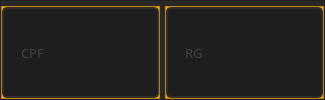
                 <widget class="QFrame" name="frame_17">
                  <property name="styleSheet">
                   <string notr="true">background-color: rgb(40, 40, 40);</string>
                  </property>
                  <property name="frameShape">
                   <enum>QFrame::StyledPanel</enum>
                  </property>
                  <property name="frameShadow">
                   <enum>QFrame::Raised</enum>
                  </property>
                  <layout class="QHBoxLayout" name="horizontalLayout_10">
                   <property name="spacing">
                    <number>5</number>
                   </property>
                   <property name="leftMargin">
                    <number>0</number>
                   </property>
                   <property name="topMargin">
                    <number>5</number>
                   </property>
                   <property name="rightMargin">
                    <number>0</number>
                   </property>
                   <property name="bottomMargin">
                    <number>0</number>
                   </property>
                   <item>
                    <widget class="QFrame" name="cpf">
                     <property name="styleSheet">
                      <string notr="true">background-color: rgb(255, 170, 0);</string>
                     </property>
                     <property name="frameShape">
                      <enum>QFrame::StyledPanel</enum>
                     </property>
                     <property name="frameShadow">
                      <enum>QFrame::Raised</enum>
                     </property>
                     <layout class="QVBoxLayout" name="verticalLayout_12">
                      <property name="spacing">
                       <number>0</number>
                      </property>
                      <property name="leftMargin">
                       <number>0</number>
                      </property>
                      <property name="topMargin">
                       <number>0</number>
                      </property>
                      <property name="rightMargin">
                       <number>0</number>
                      </property>
                      <property name="bottomMargin">
                       <number>0</number>
                      </property>
                      <item>
                       <widget class="QLineEdit" name="txt_clicpf">
                        <property name="sizePolicy">
                         <sizepolicy hsizetype="Expanding" vsizetype="Expanding">
                          <horstretch>0</horstretch>
                          <verstretch>0</verstretch>
                         </sizepolicy>
                        </property>
                        <property name="font">
                         <font>
                          <family>Quicksand</family>
                          <pointsize>10</pointsize>
                         </font>
                        </property>
                        <property name="styleSheet">
                         <string notr="true">QLineEdit{
	border: 2px solid rgb(45, 45, 45);
	border-radius: 5px;
	padding: 15px;
	background-color: rgb(30, 30, 30);
	color: rgb(100, 100, 100);
}
QLineEdit:hover{
	border: 2px solid rgb(55, 55, 55);
}
QLineEdit:focus{
	border: 2px solid rgb(255, 207, 0);
	color: rgb(200, 200, 200);
}</string>
                        </property>
                        <property name="maxLength">
                         <number>32</number>
                        </property>
                        <property name="placeholderText">
                         <string>CPF</string>
                        </property>
                       </widget>
                      </item>
                     </layout>
                    </widget>
                   </item>
                   <item>
                    <widget class="QFrame" name="rg">
                     <property name="styleSheet">
                      <string notr="true">background-color: rgb(255, 170, 0);</string>
                     </property>
                     <property name="frameShape">
                      <enum>QFrame::StyledPanel</enum>
                     </property>
                     <property name="frameShadow">
                      <enum>QFrame::Raised</enum>
                     </property>
                     <layout class="QHBoxLayout" name="horizontalLayout_31">
                      <property name="spacing">
                       <number>0</number>
                      </property>
                      <property name="leftMargin">
                       <number>0</number>
                      </property>
                      <property name="topMargin">
                       <number>0</number>
                      </property>
                      <property name="rightMargin">
                       <number>0</number>
                      </property>
                      <property name="bottomMargin">
                       <number>0</number>
                      </property>
                      <item>
                       <widget class="QLineEdit" name="txt_clirg">
                        <property name="sizePolicy">
                         <sizepolicy hsizetype="Expanding" vsizetype="Expanding">
                          <horstretch>0</horstretch>
                          <verstretch>0</verstretch>
                         </sizepolicy>
                        </property>
                        <property name="font">
                         <font>
                          <family>Quicksand</family>
                          <pointsize>10</pointsize>
                         </font>
                        </property>
                        <property name="styleSheet">
                         <string notr="true">QLineEdit{
	border: 2px solid rgb(45, 45, 45);
	border-radius: 5px;
	padding: 15px;
	background-color: rgb(30, 30, 30);
	color: rgb(100, 100, 100);
}
QLineEdit:hover{
	border: 2px solid rgb(55, 55, 55);
}
QLineEdit:focus{
	border: 2px solid rgb(255, 207, 0);
	color: rgb(200, 200, 200);
}</string>
                        </property>
                        <property name="maxLength">
                         <number>32</number>
                        </property>
                        <property name="placeholderText">
                         <string>RG</string>
                        </property>
                       </widget>
                      </item>
                     </layout>
                    </widget>
                   </item>
                  </layout>
                 </widget>
